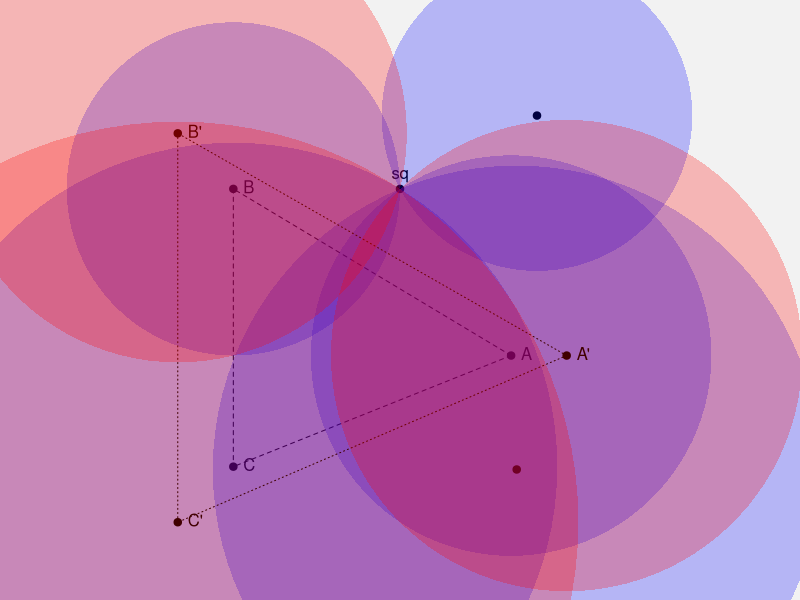

Write R code to recreate this figure.
rm(list = ls())
library("plotrix")
library("scales")

# defintions -----------------------------------------------
root <- matrix(c(0,1,0,1), nrow = 2, byrow = FALSE)
actor_symbol <- 19
sq <- matrix(c(.5, .7), ncol = 2)
actors <- matrix(
  c(
    .7, .4,
    .2, .7,
    .2, .2
  ), nrow = 3, byrow = TRUE
)

# generate empty plot --------------------------------------
par(mar = rep(0, 4), bg = 'gray95')
plot(root,
  type = 'n', xlim = c(0,1), ylim = c(0,1), asp = 1,
  xaxt = 'n', xlab = '',
  yaxt = 'n', ylab = '', bty = 'n'
)

# place ideal points ---------------------------------------
points(actors, pch = actor_symbol)
text(x = actors, labels = LETTERS[1:nrow(actors)], pos = 4)

# add unanimity core ---------------------------------------
segments(actors[1, 1], actors[1, 2], actors[2, 1], actors[2, 2], lty = "dashed")
segments(actors[2, 1], actors[2, 2], actors[3, 1], actors[3, 2], lty = "dashed")
segments(actors[1, 1], actors[1, 2], actors[3, 1], actors[3, 2], lty = "dashed")

# draw preference sets -------------------------------------
points(sq, pch = actor_symbol)
text(x = sq, labels = "sq", pos = 3)
for(i in 1:(nrow(actors))){
  draw.circle(
    actors[i, 1], actors[i, 2], sqrt(sum((actors[i, ] - sq)^2)),
    lty = 'blank', col = alpha("blue", alpha = .25)
  )
}

# add players ----------------------------------------------
n <- 2
new_actors <- matrix(runif(2 * n), ncol = 2, byrow = TRUE)
points(new_actors, pch = 19)
for(i in 1:(nrow(new_actors))){
  draw.circle(
    new_actors[i, 1], new_actors[i, 2], sqrt(sum((new_actors[i, ] - sq)^2)),
    lty = 'blank', col = alpha("blue", alpha = .25)
  )
}

# increase polarization ------------------------------------
magnifier <- matrix(
  c(0.1, 0, -.1, .1, -.1, -.1),
  nrow = nrow(actors),
  byrow = TRUE
)
actors_prime <- actors + magnifier

# add new ideal points & preference sets -------------------
points(actors_prime, pch = 19)
text(
    x = (actors_prime)[, 1],
    y = (actors_prime)[, 2],
    labels = paste0(LETTERS[1:nrow(actors)], "'"),
    pos = 4
)

segments(actors_prime[1, 1], actors_prime[1, 2], actors_prime[2, 1], actors_prime[2, 2], lty = "dotted")
segments(actors_prime[2, 1], actors_prime[2, 2], actors_prime[3, 1], actors_prime[3, 2], lty = "dotted")
segments(actors_prime[1, 1], actors_prime[1, 2], actors_prime[3, 1], actors_prime[3, 2], lty = "dotted")

for(i in 1:(nrow(actors))){
  draw.circle(
    (actors_prime)[i, 1],
    (actors_prime)[i, 2],
    sqrt(sum(((actors_prime)[i, ] - sq)^2)),
    lty = 'blank', col = alpha("red", alpha = .25)
  )
}

